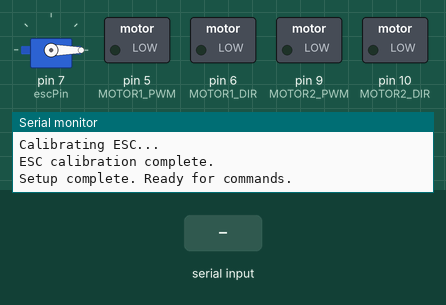
A sketch run on a simulated Arduino Mega 2560, built with avr-gcc and run on an emulated ATmega2560. On the bench: servo, switched loads named in the sketch (green lamp = pin HIGH), the last lines printed to the serial monitor. The test bench sets the inputs (shaded band).

Above: at 11.2 s.
11.3 s: "F" received over Serial
At 11.8 s:
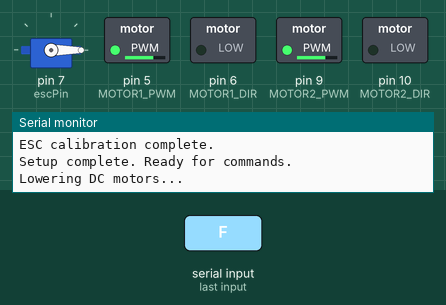
At 13.1 s:
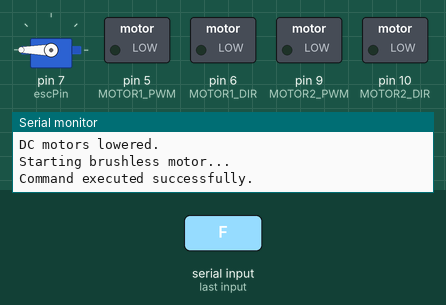
13.5 s: "S" received over Serial
At 14.7 s:
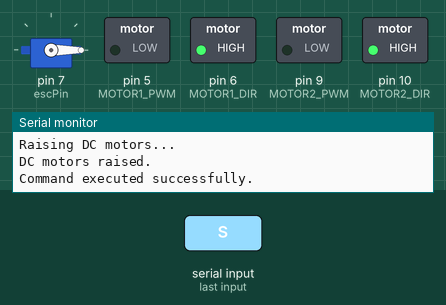
Timing chart, 0 to 16.5 s (numbered marks = the images above; inputs shaded):
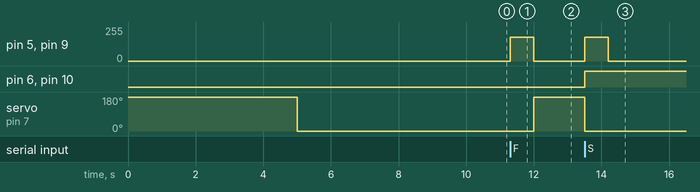

Measured:
- after the input at 11.3 s, pin 5 (MOTOR1_PWM), pin 9 (MOTOR2_PWM): 0/255 → 180/255 at once, → 0/255 0.70 s later; servo on pin 7 (escPin): 0° → 180° after 0.70 s
- after the input at 13.5 s, pin 5 (MOTOR1_PWM), pin 9 (MOTOR2_PWM): 0/255 → 180/255 at once, → 0/255 0.70 s later; pin 6 (MOTOR1_DIR), pin 10 (MOTOR2_DIR): LOW → HIGH at once; servo on pin 7 (escPin): 180° → 0° at once

The sketch:

motor_controll.ino
```cpp
// Use Mega's hardware serial ports
#define HOVER_RIGHT Serial2 // Right wheels on TX2/RX2
#define HOVER_LEFT Serial3  // Left wheels on TX3/RX3

// Hoverboard communication settings
#define HOVER_SERIAL_BAUD   115200      // Baud rate for hoverboard communication
#define START_FRAME         0xABCD      // Start frame for reliable serial communication
#define TIME_SEND           100         // [ms] Sending time interval
#define SPEED_MAX           1000        // Maximum speed for testing

// Cytron motor driver pins
#define MOTOR1_PWM 5        // PWM pin for Motor 1
#define MOTOR1_DIR 6        // Direction pin for Motor 1
#define MOTOR2_PWM 9        // PWM pin for Motor 2
#define MOTOR2_DIR 10       // Direction pin for Motor 2

// DC motor settings
#define MOTOR_SPEED         180      // Speed for raising/lowering (0-255)
#define LOWER_DURATION      700      // Time to lower DC motors (ms)

// Brushless motor (ESC) settings
#include <Servo.h>
Servo Esc;
const int escPin = 7;
const int pulseMin = 1000; // Minimum pulse width for ESC (1000 µs)
const int pulseMax = 2000; // Maximum pulse width for ESC (2000 µs)
const int minThrottle = 0;   // Minimum throttle (stop)
const int maxThrottle = 180; // Maximum throttle (full speed)
bool isCutterRunning = false; // Tracks whether the cutter is running

// Data structures for commands and feedback
typedef struct {
   uint16_t start;
   int16_t  steer;
   int16_t  speed;
   uint16_t checksum;
} SerialCommand;
SerialCommand Command;

typedef struct {
   uint16_t start;
   int16_t  speedLeft;
   int16_t  speedRight;
   int16_t  currentLeft;
   int16_t  currentRight;
   int16_t  temperature;
   uint16_t checksum;
} SerialFeedback;
SerialFeedback Feedback;

// ########################## SETUP ##########################
void setup() {
  Serial.begin(115200);          // Debugging via USB

  // Initialize serial ports for hoverboard communication
  HOVER_RIGHT.begin(HOVER_SERIAL_BAUD);    // Right wheels
  HOVER_LEFT.begin(HOVER_SERIAL_BAUD);     // Left wheels

  // Initialize Cytron motor driver pins
  pinMode(MOTOR1_PWM, OUTPUT);
  pinMode(MOTOR1_DIR, OUTPUT);
  pinMode(MOTOR2_PWM, OUTPUT);
  pinMode(MOTOR2_DIR, OUTPUT);

  // Initialize ESC
  Esc.attach(escPin, pulseMin, pulseMax);
  calibrateESCs();

  Serial.println("Setup complete. Ready for commands.");
}

// ########################## SEND ##########################
bool Send(HardwareSerial &port, int16_t uSteer, int16_t uSpeed) {
  // Create command
  Command.start    = (uint16_t)START_FRAME;
  Command.steer    = (int16_t)uSteer;
  Command.speed    = (int16_t)uSpeed;
  Command.checksum = (uint16_t)(Command.start ^ Command.steer ^ Command.speed);

  // Write to Serial
  size_t bytesWritten = port.write((uint8_t *) &Command, sizeof(Command));
  if (bytesWritten != sizeof(Command)) {
    Serial.println("Error: Failed to send command!");
    return false;
  }
  return true;
}

// ########################## RECEIVE FEEDBACK ##########################
bool ReceiveFeedback(HardwareSerial &port, SerialFeedback &feedback) {
  if (port.available() >= sizeof(SerialFeedback)) {
    port.readBytes((uint8_t *)&feedback, sizeof(SerialFeedback));

    // Verify start frame and checksum
    if (feedback.start == START_FRAME &&
        feedback.checksum == (feedback.start ^ feedback.speedLeft ^ feedback.speedRight ^ feedback.currentLeft ^ feedback.currentRight ^ feedback.temperature)) {
      return true; // Valid feedback received
    }
  }
  return false; // No valid feedback
}

// ########################## LOOP ##########################
void loop() {
  static unsigned long lastSendTime = 0;
  unsigned long timeNow = millis();

  // Check for commands from Raspberry Pi
  if (Serial.available()) {
    char cmd = Serial.read();

    // Process command
    bool commandSuccess = false;
    switch (cmd) {
      case 'F': // Forward
        commandSuccess = Send(HOVER_RIGHT, 0, SPEED_MAX) && Send(HOVER_LEFT, 0, SPEED_MAX);
        LowerDCMotors(); // Lower DC motors
        StartCutter();   // Start brushless motor
        break;
      case 'B': // Backward
        commandSuccess = Send(HOVER_RIGHT, 0, -SPEED_MAX) && Send(HOVER_LEFT, 0, -SPEED_MAX);
        break;
      case 'L': // Left turn
        commandSuccess = Send(HOVER_RIGHT, 0, SPEED_MAX) && Send(HOVER_LEFT, 0, 0);
        break;
      case 'R': // Right turn
        commandSuccess = Send(HOVER_RIGHT, 0, 0) && Send(HOVER_LEFT, 0, SPEED_MAX);
        break;
      case 'S': // Stop
        commandSuccess = Send(HOVER_RIGHT, 0, 0) && Send(HOVER_LEFT, 0, 0);
        StopCutter();    // Stop brushless motor
        RaiseDCMotors(); // Raise DC motors
        break;
      default:
        Serial.println("Error: Invalid command!");
        break;
    }

    // Log command success or failure
    if (commandSuccess) {
      Serial.println("Command executed successfully.");
    } else {
      Serial.println("Error: Command execution failed!");
    }
  }

  // Receive feedback from motors
  SerialFeedback feedbackRight, feedbackLeft;

  if (ReceiveFeedback(HOVER_RIGHT, feedbackRight)) {
    Serial.print("Right Motor - Speed: ");
    Serial.print(feedbackRight.speedRight);
    Serial.print(", Current: ");
    Serial.print(feedbackRight.currentRight);
    Serial.print(", Temp: ");
    Serial.println(feedbackRight.temperature);
  }

  if (ReceiveFeedback(HOVER_LEFT, feedbackLeft)) {
    Serial.print("Left Motor - Speed: ");
    Serial.print(feedbackLeft.speedLeft);
    Serial.print(", Current: ");
    Serial.print(feedbackLeft.currentLeft);
    Serial.print(", Temp: ");
    Serial.println(feedbackLeft.temperature);
  }

  // Blink the LED
  digitalWrite(LED_BUILTIN, (timeNow % 2000) < 1000);
}

// ########################## HELPER FUNCTIONS ##########################
void LowerDCMotors() {
  Serial.println("Lowering DC motors...");
  digitalWrite(MOTOR1_DIR, LOW); // Set direction for lowering
  digitalWrite(MOTOR2_DIR, LOW);
  analogWrite(MOTOR1_PWM, MOTOR_SPEED); // Set speed
  analogWrite(MOTOR2_PWM, MOTOR_SPEED);
  delay(LOWER_DURATION); // Wait for motors to lower
  analogWrite(MOTOR1_PWM, 0); // Stop motors
  analogWrite(MOTOR2_PWM, 0);
  Serial.println("DC motors lowered.");
}

void RaiseDCMotors() {
  Serial.println("Raising DC motors...");
  digitalWrite(MOTOR1_DIR, HIGH); // Set direction for raising
  digitalWrite(MOTOR2_DIR, HIGH);
  analogWrite(MOTOR1_PWM, MOTOR_SPEED); // Set speed
  analogWrite(MOTOR2_PWM, MOTOR_SPEED);
  delay(LOWER_DURATION); // Wait for motors to raise
  analogWrite(MOTOR1_PWM, 0); // Stop motors
  analogWrite(MOTOR2_PWM, 0);
  Serial.println("DC motors raised.");
}

void StartCutter() {
  if (!isCutterRunning) {
    Serial.println("Starting brushless motor...");
    Esc.write(maxThrottle); // Start the motor
    isCutterRunning = true;
  }
}

void StopCutter() {
  if (isCutterRunning) {
    Serial.println("Stopping brushless motor...");
    Esc.write(minThrottle); // Stop the motor
    isCutterRunning = false;
  }
}

void calibrateESCs() {
  Serial.println("Calibrating ESC...");
  Esc.write(maxThrottle); // Send maximum throttle signal
  delay(5000);            // Wait for ESC to recognize max throttle
  Esc.write(minThrottle); // Send minimum throttle signal
  delay(5000);            // Wait for ESC to recognize min throttle
  Serial.println("ESC calibration complete.");
}
```
